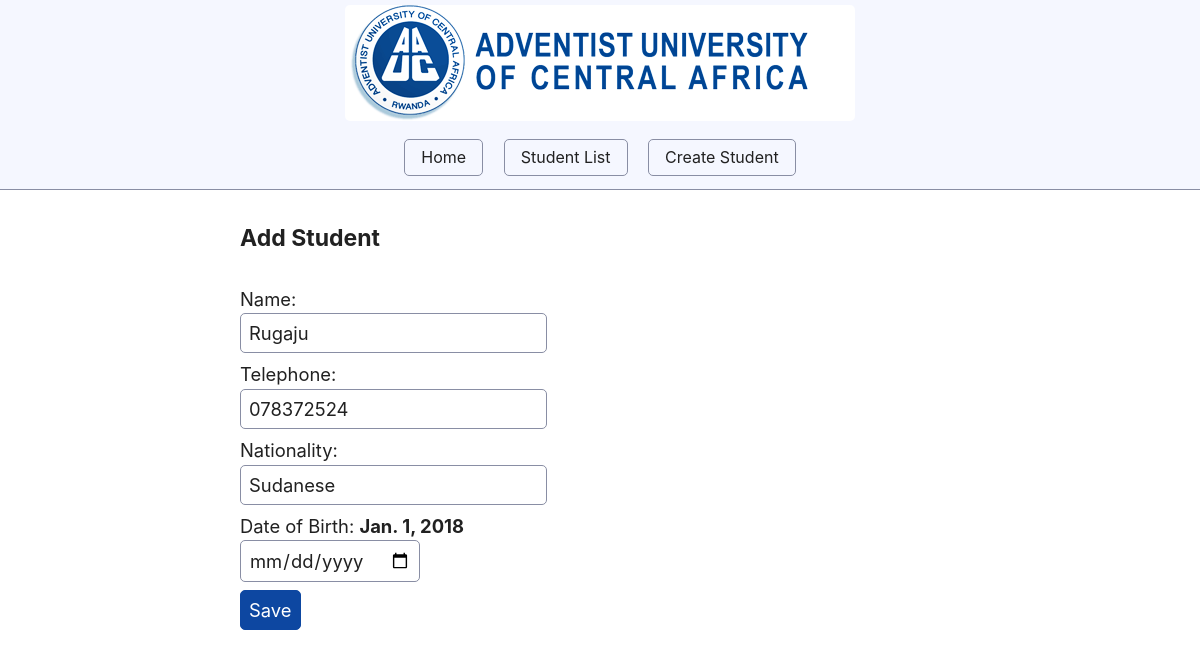
The app's page /edit_student/4/ with its own data.
### rnp/models.py (models this page shows, shortened)
class Student(models.Model):
    name = models.CharField(max_length=50)
    dob = models.DateField()
    phone = models.CharField(unique=True, max_length=15)
    nationality = models.CharField(max_length=30)
    createdAt = models.DateField(auto_now_add=True)

### rnp/views.py (the view)
# urls.py: path('edit_student/<int:student_id>/', views.edit_student, name='edit_student'),
def edit_student(request, student_id):
    student = get_object_or_404(Student, pk=student_id)
    if request.method == 'POST':
        form = StudentForm(request.POST, instance=student)
        if form.is_valid():
            form.save()
            return redirect('student_list')
    else:
        form = StudentForm(instance=student)
    return render(request, 'add_student.html', {'form': form})

### rnp/studentForm.py
class StudentForm(forms.ModelForm):
    class Meta:
        model = Student
        fields = '__all__'

### templates/add_student.html (shortened to what this page needs)
<!DOCTYPE html>
<html lang="en">
<head>
    {% load static %}
    <link rel="stylesheet" href="{% static 'css/style.css' %}">
    {% include 'index.html' %}
</head>
<body>
    <h4>Add Student</h4>
    <form method="post">
        {{ form.name.label_tag }}
        {{ form.name }}
        <label>Telephone:</label>
        {{ form.phone }}
        {{ form.nationality.label_tag }}
        {{ form.nationality }}
        <label>Date of Birth: <strong>{{ form.dob.value }}</strong>  </label>
        <input type="date" name="dob" id="id_dob" required>
        <div>
            <button type="submit">Save</button>
        </div>
    </form>
</body>
</html>

### static/css/style.css (style rules this page uses)
:root, ::backdrop { --sans-font: -apple-system, BlinkMacSystemFont, "Avenir Next", Avenir, "Nimbus Sans L", Roboto, "Noto Sans", "Segoe UI", Arial, Helvetica, "Helvetica Neue", sans-serif; --mono-font: Consolas, Menlo, Monaco, "Andale Mono", "Ubuntu Mono", monospace; --standard-border-radius: 5px; --bg: #fff; --accent-bg: #f5f7ff; --text: #212121; --text-light: #585858; --border: #898EA4; --accent: #0d47a1; --code: #d81b60; --preformatted: #444; --marked: #ffdd33; --disabled: #efefef; }
*, *::before, *::after { box-sizing: border-box; }
textarea, select, input, progress { appearance: none; -webkit-appearance: none; -moz-appearance: none; }
html { font-family: var(--sans-font); scroll-behavior: smooth; }
body { color: var(--text); background-color: var(--bg); font-size: 1.15rem; line-height: 1.5; display: grid; grid-template-columns: 1fr min(45rem, 90%) 1fr; margin: 0; }
body > * { grid-column: 2; }
h4 { font-size: 1.44rem; }
p, h1, h2, h3, h4, h5, h6 { overflow-wrap: break-word; }
button, .button, a.button, input[type="submit"], input[type="reset"], input[type="button"], label[type="button"] { border: 1px solid var(--accent); background-color: var(--accent); color: var(--bg); padding: 0.5rem 0.9rem; text-decoration: none; line-height: normal; }
textarea, select, input, button, .button { font-size: inherit; font-family: inherit; padding: 0.5rem; margin-bottom: 0.5rem; border-radius: var(--standard-border-radius); box-shadow: none; max-width: 100%; display: inline-block; }
textarea, select, input { color: var(--text); background-color: var(--bg); border: 1px solid var(--border); }
label { display: block; }

### records on screen
Student: name "Rugaju", phone "078372524", nationality "Sudanese", dob.value "Jan. 1, 2018"
